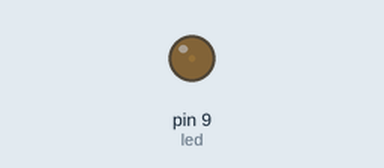
A sketch run on a simulated Arduino Uno, built with avr-gcc and run on an emulated ATmega328P. On the bench: output pins drawn as LEDs (lit = HIGH).

Above: at 0.05 s.
At 1.15 s:
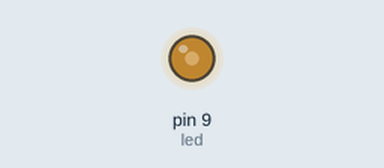
At 2.3 s:
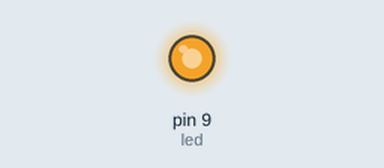
At 4.6 s:
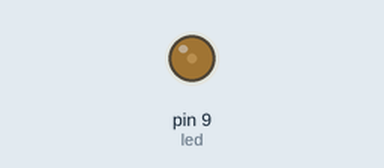
Timing chart, 0 to 7.3 s (numbered marks = the images above):
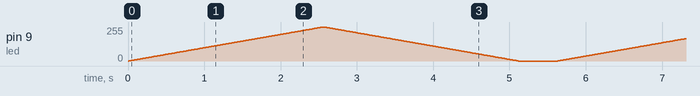

The sketch:

Class_0x1_PWM_Led.ino
```cpp
int led = 9;

void setup() {
  Serial.begin(9600);
  pinMode(led, OUTPUT);
}

void loop() {
  for(int pwmVal = 0; pwmVal <= 255; pwmVal++){
    analogWrite(led, pwmVal);
    delay(10);
  }
  for(int pwmVal = 255; pwmVal >= 0; pwmVal--){
    analogWrite(led, pwmVal);
    delay(10);
  }
  delay(500);
}
```
